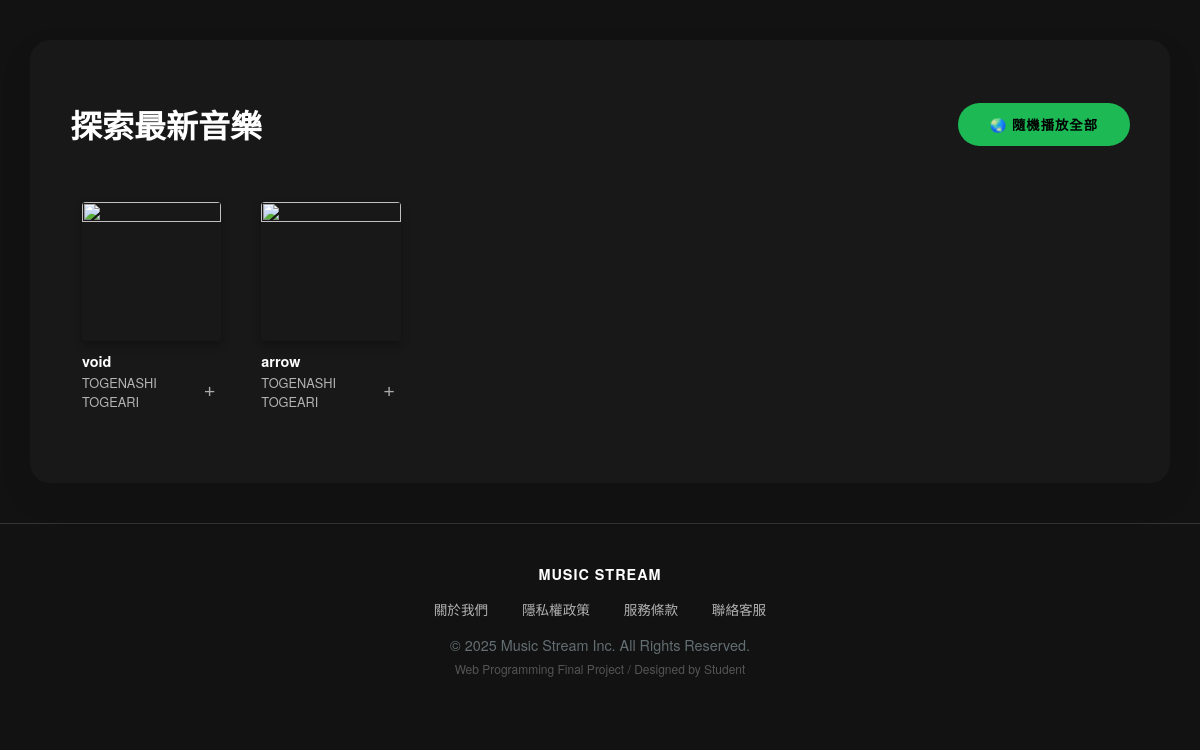
Page /final/index.php?inner=1 on the committed database.
### tables this page shows
CREATE TABLE `songs` (
  `id` int(11) NOT NULL,
  `title` varchar(255) NOT NULL,
  `artist` varchar(255) NOT NULL,
  `file_path` varchar(255) NOT NULL,
  `uploader_id` char(4) NOT NULL,
  `upload_date` datetime NOT NULL,
  `play_count` int(11) DEFAULT 0,
  `genre` varchar(50) DEFAULT NULL,
  `cover_image` longblob DEFAULT NULL,
  `cover_type` varchar(50) DEFAULT NULL
);

### final/index.php (the view, shortened to what this page needs)
<?php
require_once("../DB/DB_open.php");
if (isset($_GET['inner'])) {
    $sql = "SELECT * FROM songs ORDER BY upload_date DESC";
    $result = mysqli_query($link, $sql);
?>
<!DOCTYPE html>
<html lang="zh-TW">
<head>
    <link rel="stylesheet" href="css/common.css">
    <link rel="stylesheet" href="css/music.css">
    <link rel="stylesheet" href="css/index_content.css">
</head>
<body>
    <div id="content-container">
        <div style="display: flex; justify-content: space-between; align-items: center;">
            <h1>探索最新音樂</h1>
            <button class="btn-primary" onclick="playAllShuffle()">🌏 隨機播放全部</button>
        </div>
        <div class="song-list">
            <?php
            if (mysqli_num_rows($result) > 0) {
                while ($row = mysqli_fetch_assoc($result)) {
                    $cover = "get_cover.php?id=" . $row['id'];
            ?>
                <div class="song-card">
                    <div style="position: relative;" onclick="playSongInContext('<?php echo htmlspecialchars(addslashes($row['title'])); ?>', '<?php echo htmlspecialchars(addslashes($row['artist'])); ?>', 'music/<?php echo $row['file_path']; ?>', '<?php echo $cover; ?>', <?php echo $row['id']; ?>)">
                    </div>
                    <div class="song-title"><?php echo htmlspecialchars($row['title']); ?></div>
                    <div class="song-artist" style="display: flex; justify-content: space-between; align-items: center;">
                        <span><?php echo htmlspecialchars($row['artist']); ?></span>
                        <button style="background: none; border: none; color: #aaa; cursor: pointer; font-size: 1.2rem;" onclick="openPlaylistModal(<?php echo $row['id']; ?>)" title="加入播放清單">+</button>
                    </div>
                </div>
            <?php
                }
            } else {
                echo "<p style='grid-column: 1/-1; text-align: center; color: #777;'>目前還沒有任何歌曲。</p>";
            }
            ?>
        </div>
    </div>
</body>
</html>
<?php
    exit;
}
?>

### final/css/common.css (style rules this page uses)
:root { --primary-gradient: linear-gradient(135deg, #667eea 0%, #764ba2 100%); --bg-gradient: linear-gradient(135deg, #f5f7fa 0%, #c3cfe2 100%); --primary-accent: #6c5ce7; --success-color: #00b894; --text-main: #2d3436; --text-muted: #636e72; --card-bg: rgba(255, 255, 255, 0.9); }
body { margin: 0; padding: 0; font-family: "Microsoft JhengHei", "Inter", sans-serif; background: var(--bg-gradient); min-height: 100vh; color: var(--text-main); }
#content-container { margin: 40px auto; background: var(--card-bg); border-radius: 20px; box-shadow: 0 15px 35px rgba(0,0,0,0.08); backdrop-filter: blur(10px); border: 1px solid rgba(255,255,255,0.5); }
#final-footer { text-align: center; padding: 40px; color: var(--text-muted); font-size: 0.9rem; }

### final/css/music.css (style rules this page uses)
:root { --bg-dark: #121212; --bg-card: #181818; --bg-hover: #282828; --text-primary: #ffffff; --text-secondary: #b3b3b3; --accent-color: #1db954; --accent-hover: #1ed760; --border-color: #333; }
body { background: var(--bg-dark); color: var(--text-primary); font-family: 'Circular', 'Helvetica Neue', Helvetica, Arial, sans-serif; }
#content-container { background: var(--bg-card); border: none; color: var(--text-primary); max-width: 1200px; width: 95%; padding: 40px; box-sizing: border-box; }
h1, h2, h3 { color: var(--text-primary); }
.btn-primary { background-color: var(--accent-color); color: black; border: none; border-radius: 500px; padding: 12px 32px; font-weight: 700; text-transform: uppercase; letter-spacing: 1px; cursor: pointer; transition: transform 0.1s, background-color 0.1s; text-decoration: none; display: inline-block; }
.song-list { display: grid; grid-template-columns: repeat(auto-fill, minmax(140px, 1fr)); gap: 16px; padding: 20px 0; }
.song-card { background: var(--bg-card); padding: 12px; border-radius: 8px; transition: background-color 0.3s; position: relative; cursor: pointer; }
.song-title { font-weight: 700; font-size: 0.9rem; white-space: nowrap; overflow: hidden; text-overflow: ellipsis; margin-bottom: 2px; }
.song-artist { color: var(--text-secondary); font-size: 0.8rem; }

### final/css/index_content.css (style rules this page uses)
body { padding-bottom: 20px; }

### rows in the picture
songs: title "void", artist "TOGENASHI TOGEARI"
songs: title "arrow", artist "TOGENASHI TOGEARI"
